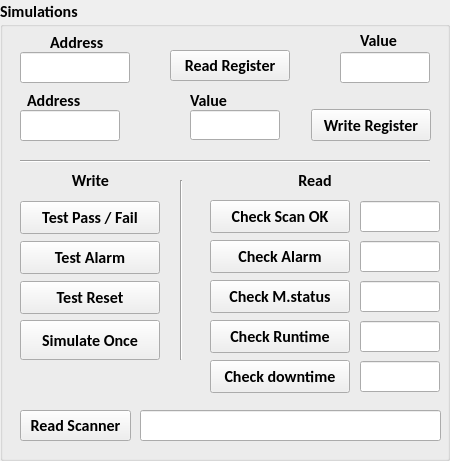
      <widget class="QGroupBox" name="actualGroup_6">
       <property name="geometry">
        <rect>
         <x>460</x>
         <y>10</y>
         <width>450</width>
         <height>461</height>
        </rect>
       </property>
       <property name="font">
        <font>
         <family>Calibri</family>
         <pointsize>12</pointsize>
         <weight>75</weight>
         <bold>true</bold>
         <strikeout>false</strikeout>
        </font>
       </property>
       <property name="title">
        <string>Simulations</string>
       </property>
       <widget class="QPushButton" name="genReadReg">
        <property name="geometry">
         <rect>
          <x>170</x>
          <y>50</y>
          <width>120</width>
          <height>31</height>
         </rect>
        </property>
        <property name="text">
         <string>Read Register</string>
        </property>
       </widget>
       <widget class="QLineEdit" name="read_addd">
        <property name="geometry">
         <rect>
          <x>20</x>
          <y>52</y>
          <width>110</width>
          <height>31</height>
         </rect>
        </property>
        <property name="font">
         <font>
          <family>Arial</family>
          <pointsize>10</pointsize>
          <weight>75</weight>
          <bold>true</bold>
          <strikeout>false</strikeout>
         </font>
        </property>
        <property name="inputMask">
         <string/>
        </property>
        <property name="text">
         <string/>
        </property>
        <property name="alignment">
         <set>Qt::AlignCenter</set>
        </property>
        <property name="readOnly">
         <bool>false</bool>
        </property>
        <property name="cursorMoveStyle">
         <enum>Qt::VisualMoveStyle</enum>
        </property>
       </widget>
       <widget class="QLineEdit" name="read_value">
        <property name="geometry">
         <rect>
          <x>340</x>
          <y>52</y>
          <width>90</width>
          <height>31</height>
         </rect>
        </property>
        <property name="font">
         <font>
          <family>Arial</family>
          <pointsize>10</pointsize>
          <weight>75</weight>
          <bold>true</bold>
          <strikeout>false</strikeout>
         </font>
        </property>
        <property name="text">
         <string/>
        </property>
        <property name="alignment">
         <set>Qt::AlignCenter</set>
        </property>
        <property name="readOnly">
         <bool>true</bool>
        </property>
       </widget>
       <widget class="QLineEdit" name="writ_addd">
        <property name="geometry">
         <rect>
          <x>20</x>
          <y>110</y>
          <width>100</width>
          <height>31</height>
         </rect>
        </property>
        <property name="font">
         <font>
          <family>Arial</family>
          <pointsize>10</pointsize>
          <weight>75</weight>
          <bold>true</bold>
          <strikeout>false</strikeout>
         </font>
        </property>
        <property name="text">
         <string/>
        </property>
        <property name="alignment">
         <set>Qt::AlignCenter</set>
        </property>
        <property name="readOnly">
         <bool>false</bool>
        </property>
       </widget>
       <widget class="QPushButton" name="genWritReg">
        <property name="geometry">
         <rect>
          <x>311</x>
          <y>109</y>
          <width>120</width>
          <height>32</height>
         </rect>
        </property>
        <property name="text">
         <string>Write Register</string>
        </property>
       </widget>
       <widget class="QPushButton" name="testpassfail">
        <property name="geometry">
         <rect>
          <x>20</x>
          <y>201</y>
          <width>140</width>
          <height>33</height>
         </rect>
        </property>
        <property name="text">
         <string>Test Pass / Fail</string>
        </property>
       </widget>
       <widget class="QLineEdit" name="scannerData">
        <property name="geometry">
         <rect>
          <x>140</x>
          <y>410</y>
          <width>301</width>
          <height>31</height>
         </rect>
        </property>
        <property name="font">
         <font>
          <family>Arial</family>
          <pointsize>10</pointsize>
          <weight>75</weight>
          <bold>true</bold>
          <strikeout>false</strikeout>
         </font>
        </property>
        <property name="text">
         <string/>
        </property>
        <property name="alignment">
         <set>Qt::AlignCenter</set>
        </property>
        <property name="readOnly">
         <bool>true</bool>
        </property>
       </widget>
       <widget class="QPushButton" name="readScanner">
        <property name="geometry">
         <rect>
          <x>20</x>
          <y>410</y>
          <width>111</width>
          <height>31</height>
         </rect>
        </property>
        <property name="text">
         <string>Read Scanner</string>
        </property>
       </widget>
       <widget class="Line" name="line_5">
        <property name="geometry">
         <rect>
          <x>20</x>
          <y>160</y>
          <width>410</width>
          <height>3</height>
         </rect>
        </property>
        <property name="orientation">
         <enum>Qt::Horizontal</enum>
        </property>
       </widget>
       <widget class="Line" name="line_12">
        <property name="geometry">
         <rect>
          <x>180</x>
          <y>180</y>
          <width>3</width>
          <height>180</height>
         </rect>
        </property>
        <property name="orientation">
         <enum>Qt::Vertical</enum>
        </property>
       </widget>
       <widget class="QPushButton" name="testreset">
        <property name="geometry">
         <rect>
          <x>20</x>
          <y>281</y>
          <width>140</width>
          <height>33</height>
         </rect>
        </property>
        <property name="text">
         <string>Test Reset</string>
        </property>
       </widget>
       <widget class="QPushButton" name="testalarm">
        <property name="geometry">
         <rect>
          <x>20</x>
          <y>241</y>
          <width>140</width>
          <height>33</height>
         </rect>
        </property>
        <property name="text">
         <string>Test Alarm</string>
        </property>
       </widget>
       <widget class="QPushButton" name="readscanok">
        <property name="geometry">
         <rect>
          <x>210</x>
          <y>200</y>
          <width>140</width>
          <height>33</height>
         </rect>
        </property>
        <property name="text">
         <string>Check Scan OK</string>
        </property>
       </widget>
       <widget class="QPushButton" name="readalarm">
        <property name="geometry">
         <rect>
          <x>210</x>
          <y>240</y>
          <width>140</width>
          <height>33</height>
         </rect>
        </property>
        <property name="text">
         <string>Check Alarm</string>
        </property>
       </widget>
       <widget class="QPushButton" name="readmsts">
        <property name="geometry">
         <rect>
          <x>210</x>
          <y>280</y>
          <width>140</width>
          <height>33</height>
         </rect>
        </property>
        <property name="text">
         <string>Check M.status</string>
        </property>
       </widget>
       <widget class="QLineEdit" name="scanoksts">
        <property name="geometry">
         <rect>
          <x>360</x>
          <y>201</y>
          <width>80</width>
          <height>31</height>
         </rect>
        </property>
        <property name="font">
         <font>
          <family>Arial</family>
          <pointsize>10</pointsize>
          <weight>75</weight>
          <bold>true</bold>
          <strikeout>false</strikeout>
         </font>
        </property>
        <property name="text">
         <string/>
        </property>
        <property name="alignment">
         <set>Qt::AlignCenter</set>
        </property>
        <property name="readOnly">
         <bool>true</bool>
        </property>
       </widget>
       <widget class="QLineEdit" name="alarmsts">
        <property name="geometry">
         <rect>
          <x>360</x>
          <y>241</y>
          <width>80</width>
          <height>31</height>
         </rect>
        </property>
        <property name="font">
         <font>
          <family>Arial</family>
          <pointsize>10</pointsize>
          <weight>75</weight>
          <bold>true</bold>
          <strikeout>false</strikeout>
         </font>
        </property>
        <property name="text">
         <string/>
        </property>
        <property name="alignment">
         <set>Qt::AlignCenter</set>
        </property>
        <property name="readOnly">
         <bool>true</bool>
        </property>
       </widget>
       <widget class="QLineEdit" name="msts">
        <property name="geometry">
         <rect>
          <x>360</x>
          <y>281</y>
          <width>80</width>
          <height>31</height>
         </rect>
        </property>
        <property name="font">
         <font>
          <family>Arial</family>
          <pointsize>10</pointsize>
          <weight>75</weight>
          <bold>true</bold>
          <strikeout>false</strikeout>
         </font>
        </property>
        <property name="text">
         <string/>
        </property>
        <property name="alignment">
         <set>Qt::AlignCenter</set>
        </property>
        <property name="readOnly">
         <bool>true</bool>
        </property>
       </widget>
       <widget class="QLineEdit" name="writ_value">
        <property name="geometry">
         <rect>
          <x>190</x>
          <y>110</y>
          <width>90</width>
          <height>30</height>
         </rect>
        </property>
        <property name="font">
         <font>
          <family>Arial</family>
          <pointsize>10</pointsize>
          <weight>75</weight>
          <bold>true</bold>
          <strikeout>false</strikeout>
         </font>
        </property>
        <property name="text">
         <string/>
        </property>
        <property name="alignment">
         <set>Qt::AlignCenter</set>
        </property>
        <property name="readOnly">
         <bool>false</bool>
        </property>
       </widget>
       <widget class="QLabel" name="label_123">
        <property name="geometry">
         <rect>
          <x>360</x>
          <y>30</y>
          <width>70</width>
          <height>20</height>
         </rect>
        </property>
        <property name="font">
         <font>
          <family>Calibri</family>
          <pointsize>12</pointsize>
          <weight>75</weight>
          <bold>true</bold>
          <strikeout>false</strikeout>
         </font>
        </property>
        <property name="text">
         <string>Value</string>
        </property>
       </widget>
       <widget class="QLabel" name="label_124">
        <property name="geometry">
         <rect>
          <x>50</x>
          <y>32</y>
          <width>70</width>
          <height>20</height>
         </rect>
        </property>
        <property name="font">
         <font>
          <family>Calibri</family>
          <pointsize>12</pointsize>
          <weight>75</weight>
          <bold>true</bold>
          <strikeout>false</strikeout>
         </font>
        </property>
        <property name="text">
         <string>Address</string>
        </property>
       </widget>
       <widget class="QLabel" name="label_126">
        <property name="geometry">
         <rect>
          <x>190</x>
          <y>90</y>
          <width>100</width>
          <height>20</height>
         </rect>
        </property>
        <property name="font">
         <font>
          <family>Calibri</family>
          <pointsize>12</pointsize>
          <weight>75</weight>
          <bold>true</bold>
          <strikeout>false</strikeout>
         </font>
        </property>
        <property name="text">
         <string>Value</string>
        </property>
       </widget>
       <widget class="QLabel" name="label_127">
        <property name="geometry">
         <rect>
          <x>27</x>
          <y>90</y>
          <width>60</width>
          <height>20</height>
         </rect>
        </property>
        <property name="font">
         <font>
          <family>Calibri</family>
          <pointsize>12</pointsize>
          <weight>75</weight>
          <bold>true</bold>
          <strikeout>false</strikeout>
         </font>
        </property>
        <property name="text">
         <string>Address</string>
        </property>
       </widget>
       <widget class="QLabel" name="label_129">
        <property name="geometry">
         <rect>
          <x>0</x>
          <y>170</y>
          <width>181</width>
          <height>20</height>
         </rect>
        </property>
        <property name="font">
         <font>
          <family>Calibri</family>
          <pointsize>12</pointsize>
          <weight>75</weight>
          <bold>true</bold>
          <strikeout>false</strikeout>
         </font>
        </property>
        <property name="text">
         <string>Write</string>
        </property>
        <property name="alignment">
         <set>Qt::AlignCenter</set>
        </property>
       </widget>
       <widget class="QLabel" name="label_130">
        <property name="geometry">
         <rect>
          <x>180</x>
          <y>170</y>
          <width>270</width>
          <height>20</height>
         </rect>
        </property>
        <property name="font">
         <font>
          <family>Calibri</family>
          <pointsize>12</pointsize>
          <weight>75</weight>
          <bold>true</bold>
          <strikeout>false</strikeout>
         </font>
        </property>
        <property name="text">
         <string>Read</string>
        </property>
        <property name="alignment">
         <set>Qt::AlignCenter</set>
        </property>
       </widget>
       <widget class="QLineEdit" name="rtime">
        <property name="geometry">
         <rect>
          <x>360</x>
          <y>321</y>
          <width>80</width>
          <height>31</height>
         </rect>
        </property>
        <property name="font">
         <font>
          <family>Arial</family>
          <pointsize>10</pointsize>
          <weight>75</weight>
          <bold>true</bold>
          <strikeout>false</strikeout>
         </font>
        </property>
        <property name="text">
         <string/>
        </property>
        <property name="alignment">
         <set>Qt::AlignCenter</set>
        </property>
        <property name="readOnly">
         <bool>true</bool>
        </property>
       </widget>
       <widget class="QPushButton" name="readrtime">
        <property name="geometry">
         <rect>
          <x>210</x>
          <y>320</y>
          <width>140</width>
          <height>33</height>
         </rect>
        </property>
        <property name="text">
         <string>Check Runtime</string>
        </property>
       </widget>
       <widget class="QLineEdit" name="dtime">
        <property name="geometry">
         <rect>
          <x>360</x>
          <y>361</y>
          <width>80</width>
          <height>31</height>
         </rect>
        </property>
        <property name="font">
         <font>
          <family>Arial</family>
          <pointsize>10</pointsize>
          <weight>75</weight>
          <bold>true</bold>
          <strikeout>false</strikeout>
         </font>
        </property>
        <property name="text">
         <string/>
        </property>
        <property name="alignment">
         <set>Qt::AlignCenter</set>
        </property>
        <property name="readOnly">
         <bool>true</bool>
        </property>
       </widget>
       <widget class="QPushButton" name="readdtime">
        <property name="geometry">
         <rect>
          <x>210</x>
          <y>360</y>
          <width>140</width>
          <height>33</height>
         </rect>
        </property>
        <property name="text">
         <string>Check downtime</string>
        </property>
       </widget>
       <widget class="QPushButton" name="tetBut">
        <property name="enabled">
         <bool>true</bool>
        </property>
        <property name="geometry">
         <rect>
          <x>20</x>
          <y>320</y>
          <width>140</width>
          <height>40</height>
         </rect>
        </property>
        <property name="text">
         <string>Simulate Once</string>
        </property>
       </widget>
      </widget>
